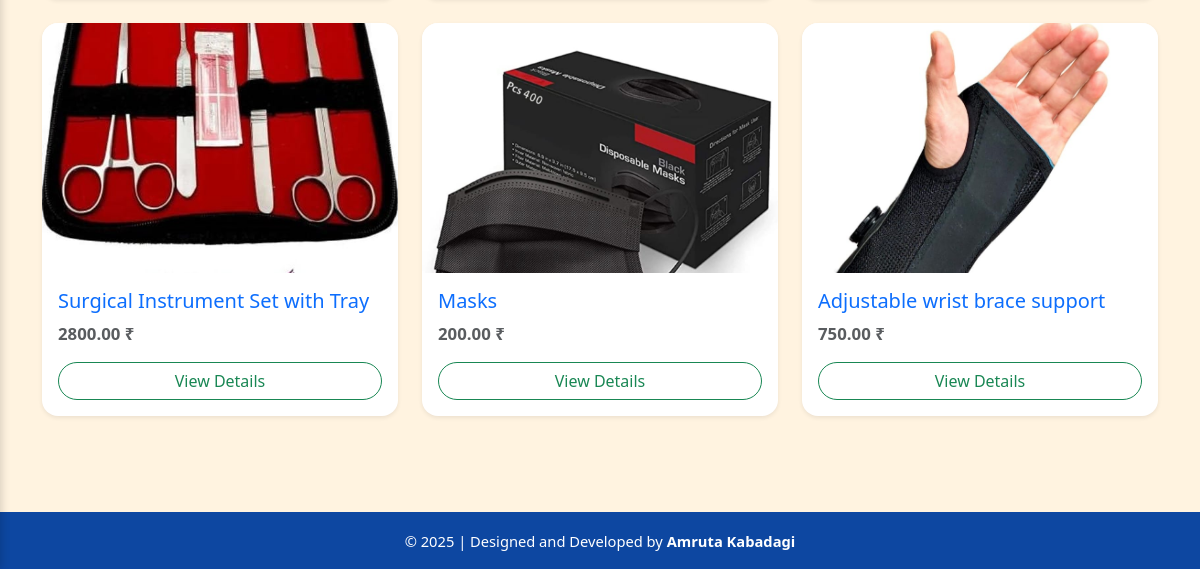
Page /dashboard/ (signed in, lower part) on the earlier database version.
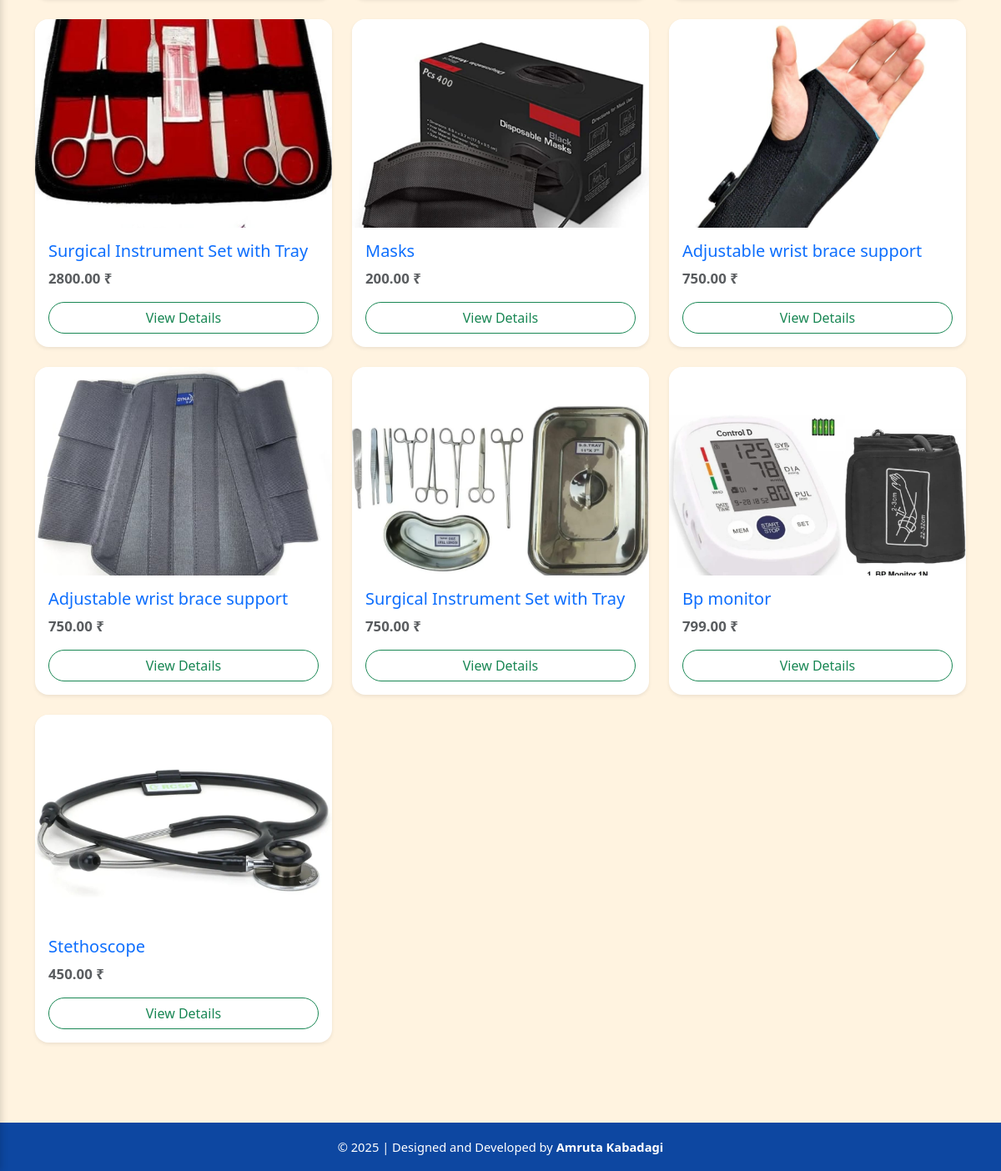
Same page on the later database version.
### myapp/models.py (models this page shows, shortened)
class Product(models.Model):
    user = models.ForeignKey(User, on_delete=models.CASCADE)  # Seller
    title = models.CharField(max_length=200)
    image = models.ImageField(upload_to='products/')
    description = models.TextField()
    cost = models.DecimalField(max_digits=10, decimal_places=2)
    created_at = models.DateTimeField(auto_now_add=True)
    category = models.ForeignKey(Category, on_delete=models.SET_NULL, null=True)
    is_sold = models.BooleanField(default=False)

### myapp/views.py (the view)
# urls.py: path('dashboard/', dashboard, name='dashboard'),
@login_required
def dashboard(request):
    query = request.GET.get('q')
    category_id = request.GET.get('category')
    products = Product.objects.all()
    categories = Category.objects.all()
    if query:
        products = products.filter(Q(title__icontains=query) | Q(description__icontains=query))
    if category_id:
        products = products.filter(category__id=category_id)
    return render(request, 'dashboard/dashboard.html', {'products': products, 'categories': categories})

### templates/dashboard/dashboard.html (shortened to what this page needs)
{% extends 'base.html' %}
{% block content %}
            <div class="container py-5">
                <div class="row">
                    {% for product in products %}
                        <div class="col-md-4 col-sm-6 mb-4">
                            <div class="card h-100 shadow-sm border-0 rounded-4">
                                <img src="{{ product.image.url }}" class="card-img-top rounded-top-4" alt="{{ product.title }}" style="height: 250px; object-fit: cover;">
                                <div class="card-body d-flex flex-column">
                                    <h5 class="card-title text-primary">{{ product.title }}</h5>
                                    <p class="card-text fw-semibold text-muted mb-3">{{ product.cost }} ₹</p>
                                    <a href="{% url 'product_detail' product.id %}" class="btn btn-outline-success mt-auto rounded-pill">
                                        View Details
                                    </a>
                                </div>
                            </div>
                        </div>
                    {% empty %}
                        <div class="col-12">
                            <div class="alert alert-warning text-center">
                                <i class="bi bi-exclamation-circle-fill me-2"></i> No products found.
                            </div>
                        </div>
                    {% endfor %}
                </div>
            </div>
{% endblock %}

### templates/base.html (shortened to what this page needs)
{% load static %}
<!DOCTYPE html>
<html lang="en">
<head>
  <link href="https://cdn.jsdelivr.net/npm/bootstrap@5.3.3/dist/css/bootstrap.min.css" rel="stylesheet">
  <link href="https://cdn.jsdelivr.net/npm/bootstrap-icons@1.10.5/font/bootstrap-icons.css" rel="stylesheet">
</head>
<body class="sidebar-hidden {% if request.user.is_superuser %}admin{% elif request.user.is_authenticated %}user{% endif %}">
<div class="content-wrapper">
  <div class="main-content">
    {% block content %}{% endblock %}
  </div>
</div>
<footer class="text-center py-3">
  <div class="container">
    <small>&copy; 2025 | Designed and Developed by <strong>Amruta Kabadagi</strong></small>
  </div>
</footer>
</body>
</html>

### templates/base.html (style rules this page uses)
:root { --light-blue: #e0f7ff; --blue-accent: #90caf9; --dark-blue: #0d47a1; --hover-blue: #1976d2; --text-color: #0d1a26; --admin-bg: #fff3e0; --user-bg: #e3f2fd; }
body { background-color: var(--light-blue); color: var(--text-color); font-family: 'Segoe UI', sans-serif; font-size: 1.05rem; margin: 0; padding: 0; height: 100%; }
body.admin { background-color: var(--admin-bg); }
.content-wrapper { display: flex; min-height: 100vh; flex-direction: row; }
.main-content { margin-left: 80px; padding: 1.5rem; width: 100%; }
footer { background-color: var(--dark-blue); color: white; z-index: 1030; }
.sidebar-hidden .main-content { margin-left: 0 !important; }

Differences in the rows shown:
added Product: image (picture), title "Adjustable wrist brace support", cost "750.00"
added Product: image (picture), title "Surgical Instrument Set with Tray", cost "750.00"
added Product: image (picture), title "Bp monitor", cost "799.00"
added Product: image (picture), title "Stethoscope", cost "450.00"
